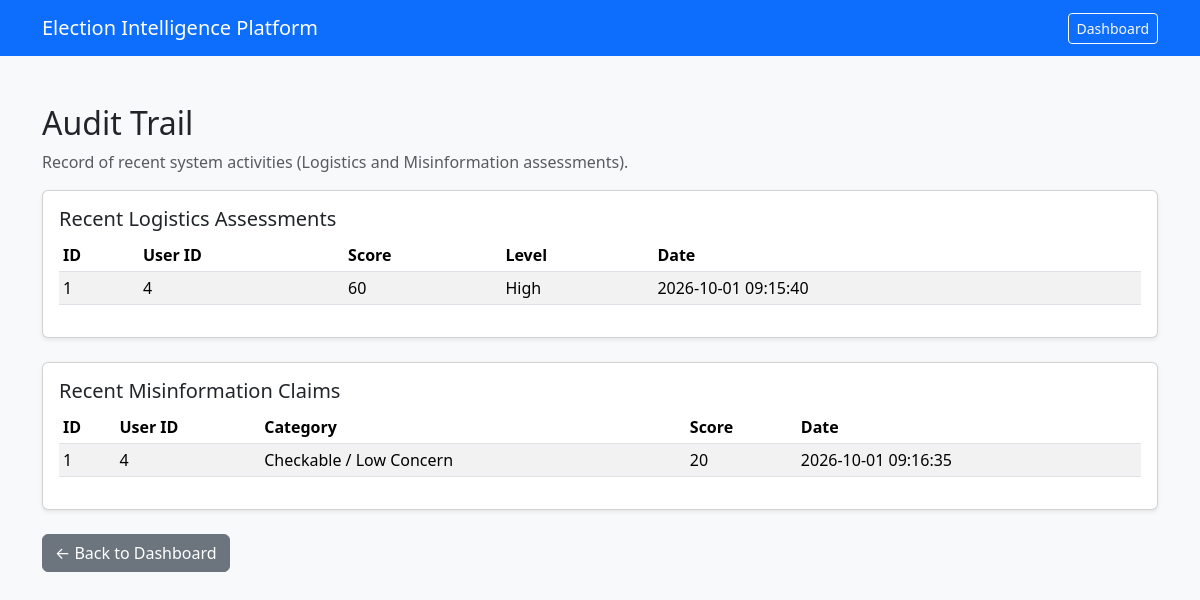
The page /audit (signed in) on the database its author committed.
### tables this page shows
CREATE TABLE logistics_assessments (
            id INTEGER PRIMARY KEY AUTOINCREMENT,
            user_id INTEGER,
            distance REAL,
            delay REAL,
            road TEXT,
            history REAL,
            communication TEXT,
            capacity REAL,
            score INTEGER,
            level TEXT,
            reasons TEXT,
            created_at TIMESTAMP DEFAULT CURRENT_TIMESTAMP,
            FOREIGN KEY (user_id) REFERENCES users (id)
        );

CREATE TABLE misinformation_claims (
            id INTEGER PRIMARY KEY AUTOINCREMENT,
            user_id INTEGER,
            claim_text TEXT,
            category TEXT,
            score INTEGER,
            reasons TEXT,
            created_at TIMESTAMP DEFAULT CURRENT_TIMESTAMP,
            FOREIGN KEY (user_id) REFERENCES users (id)
        );

### app.py (the view)
@app.route("/audit")
@login_required
def audit():
    db = get_db()
    logistics_records = db.execute(
        "SELECT id, user_id, score, level, created_at FROM logistics_assessments ORDER BY created_at DESC LIMIT 20"
    ).fetchall()
    misinfo_records = db.execute(
        "SELECT id, user_id, category, score, created_at FROM misinformation_claims ORDER BY created_at DESC LIMIT 20"
    ).fetchall()
    return render_template(
        "audit.html",
        logistics_records=logistics_records,
        misinfo_records=misinfo_records
    )

### app.py (called while the page is built)
def get_db():
    if "db" not in g:
        g.db = sqlite3.connect(DATABASE)
        g.db.row_factory = sqlite3.Row
    return g.db

def login_required(view):
    @wraps(view)
    def wrapped_view(**kwargs):
        if "user_id" not in session:
            return redirect(url_for("login"))
        return view(**kwargs)
    return wrapped_view

### templates/audit.html (shortened to what this page needs)
<!DOCTYPE html>
<html lang="en">
<head>
    <link rel="stylesheet"
          href="https://cdn.jsdelivr.net/npm/bootstrap@5.3.3/dist/css/bootstrap.min.css">
</head>
<body class="bg-light">
<nav class="navbar navbar-dark bg-primary">
    <div class="container">
        <a class="navbar-brand" href="/dashboard">
            Election Intelligence Platform
        </a>
        <a href="/dashboard" class="btn btn-outline-light btn-sm">
            Dashboard
        </a>
    </div>
</nav>
<div class="container py-5">
    <h2>Audit Trail</h2>
    <p class="text-muted">
        Record of recent system activities (Logistics and Misinformation assessments).
    </p>
    <div class="card shadow-sm">
        <div class="card-body">
            <h5>Recent Logistics Assessments</h5>
            {% if logistics_records %}
            <div class="table-responsive">
                <table class="table table-striped table-sm">
                    <thead>
                        <tr>
                            <th>ID</th>
                            <th>User ID</th>
                            <th>Score</th>
                            <th>Level</th>
                            <th>Date</th>
                        </tr>
                    </thead>
                    <tbody>
                        {% for row in logistics_records %}
                        <tr>
                            <td>{{ row['id'] }}</td>
                            <td>{{ row['user_id'] }}</td>
                            <td>{{ row['score'] }}</td>
                            <td>{{ row['level'] }}</td>
                            <td>{{ row['created_at'] }}</td>
                        </tr>
                        {% endfor %}
                    </tbody>
                </table>
            </div>
            {% else %}
            <p class="text-muted">No logistics assessments yet.</p>
            {% endif %}
        </div>
    </div>
    <div class="card shadow-sm mt-4">
        <div class="card-body">
            <h5>Recent Misinformation Claims</h5>
            {% if misinfo_records %}
            <div class="table-responsive">
                <table class="table table-striped table-sm">
                    <thead>
                        <tr>
                            <th>ID</th>
                            <th>User ID</th>
                            <th>Category</th>
                            <th>Score</th>
                            <th>Date</th>
                        </tr>
                    </thead>
                    <tbody>
                        {% for row in misinfo_records %}
                        <tr>
                            <td>{{ row['id'] }}</td>
                            <td>{{ row['user_id'] }}</td>
                            <td>{{ row['category'] }}</td>
                            <td>{{ row['score'] }}</td>
                            <td>{{ row['created_at'] }}</td>
                        </tr>
                        {% endfor %}
                    </tbody>
                </table>
            </div>
            {% else %}
            <p class="text-muted">No misinformation claims yet.</p>
            {% endif %}
        </div>
    </div>
    <a href="/dashboard" class="btn btn-secondary mt-4">
        ← Back to Dashboard
    </a>
</div>
</body>
</html>

### rows shown on the page
logistics_assessments: id "1", user_id "4", score "60", level "High", created_at "2026-10-01 09:15:40"
misinformation_claims: id "1", user_id "4", category "Checkable / Low Concern", score "20", created_at "2026-10-01 09:16:35"
